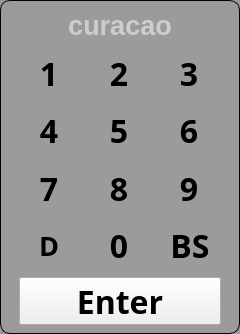
<?xml version="1.0" encoding="UTF-8"?>
<ui version="4.0">
 <class>Form</class>
 <widget class="QWidget" name="Form">
  <property name="geometry">
   <rect>
    <x>0</x>
    <y>0</y>
    <width>240</width>
    <height>334</height>
   </rect>
  </property>
  <property name="windowTitle">
   <string>Form</string>
  </property>
  <property name="styleSheet">
   <string notr="true">/*QWidget#Form {background-color: rgba(100,100,100,150);border: 1px solid black; border-radius:
 10px;}*/

QWidget#Form {background-color: rgba(155,155,155,255);border: 1px solid black; border-radius:
 10px;}

/*QWidget#Form {background-color: rgba(0,0,0,200);border: 1px solid black; border-radius: 10px;}*/</string>
  </property>
  <layout class="QVBoxLayout" name="verticalLayout">
   <property name="spacing">
    <number>6</number>
   </property>
   <property name="leftMargin">
    <number>19</number>
   </property>
   <property name="topMargin">
    <number>9</number>
   </property>
   <property name="rightMargin">
    <number>19</number>
   </property>
   <property name="bottomMargin">
    <number>9</number>
   </property>
   <item>
    <layout class="QHBoxLayout" name="horizontalLayout_7">
     <property name="topMargin">
      <number>0</number>
     </property>
     <item>
      <widget class="QLineEdit" name="lineEdit">
       <property name="font">
        <font>
         <family>Arial</family>
         <pointsize>20</pointsize>
         <weight>75</weight>
         <bold>true</bold>
        </font>
       </property>
       <property name="styleSheet">
        <string notr="true">background-color: rgba(155,155,155,255);color: white;</string>
       </property>
       <property name="frame">
        <bool>false</bool>
       </property>
       <property name="alignment">
        <set>Qt::AlignCenter</set>
       </property>
       <property name="readOnly">
        <bool>true</bool>
       </property>
       <property name="placeholderText">
        <string>curacao</string>
       </property>
      </widget>
     </item>
    </layout>
   </item>
   <item>
    <layout class="QHBoxLayout" name="horizontalLayout">
     <property name="spacing">
      <number>10</number>
     </property>
     <item>
      <widget class="QToolButton" name="btn1">
       <property name="minimumSize">
        <size>
         <width>60</width>
         <height>48</height>
        </size>
       </property>
       <property name="font">
        <font>
         <family>HK Grotesk</family>
         <pointsize>24</pointsize>
         <weight>75</weight>
         <bold>true</bold>
        </font>
       </property>
       <property name="focusPolicy">
        <enum>Qt::NoFocus</enum>
       </property>
       <property name="styleSheet">
        <string notr="true"/>
       </property>
       <property name="text">
        <string>1</string>
       </property>
       <property name="autoRaise">
        <bool>true</bool>
       </property>
      </widget>
     </item>
     <item>
      <widget class="QToolButton" name="btn2">
       <property name="minimumSize">
        <size>
         <width>60</width>
         <height>48</height>
        </size>
       </property>
       <property name="font">
        <font>
         <family>HK Grotesk</family>
         <pointsize>24</pointsize>
         <weight>75</weight>
         <bold>true</bold>
        </font>
       </property>
       <property name="text">
        <string>2</string>
       </property>
       <property name="autoRaise">
        <bool>true</bool>
       </property>
      </widget>
     </item>
     <item>
      <widget class="QToolButton" name="btn3">
       <property name="minimumSize">
        <size>
         <width>60</width>
         <height>48</height>
        </size>
       </property>
       <property name="font">
        <font>
         <family>HK Grotesk</family>
         <pointsize>24</pointsize>
         <weight>75</weight>
         <bold>true</bold>
        </font>
       </property>
       <property name="text">
        <string>3</string>
       </property>
       <property name="autoRaise">
        <bool>true</bool>
       </property>
      </widget>
     </item>
    </layout>
   </item>
   <item>
    <layout class="QHBoxLayout" name="horizontalLayout_2">
     <property name="spacing">
      <number>10</number>
     </property>
     <item>
      <widget class="QToolButton" name="btn4">
       <property name="minimumSize">
        <size>
         <width>60</width>
         <height>48</height>
        </size>
       </property>
       <property name="font">
        <font>
         <family>HK Grotesk</family>
         <pointsize>24</pointsize>
         <weight>75</weight>
         <bold>true</bold>
        </font>
       </property>
       <property name="text">
        <string>4</string>
       </property>
       <property name="autoRaise">
        <bool>true</bool>
       </property>
      </widget>
     </item>
     <item>
      <widget class="QToolButton" name="btn5">
       <property name="minimumSize">
        <size>
         <width>60</width>
         <height>48</height>
        </size>
       </property>
       <property name="font">
        <font>
         <family>HK Grotesk</family>
         <pointsize>24</pointsize>
         <weight>75</weight>
         <bold>true</bold>
        </font>
       </property>
       <property name="text">
        <string>5</string>
       </property>
       <property name="autoRaise">
        <bool>true</bool>
       </property>
      </widget>
     </item>
     <item>
      <widget class="QToolButton" name="btn6">
       <property name="minimumSize">
        <size>
         <width>60</width>
         <height>48</height>
        </size>
       </property>
       <property name="font">
        <font>
         <family>HK Grotesk</family>
         <pointsize>24</pointsize>
         <weight>75</weight>
         <bold>true</bold>
        </font>
       </property>
       <property name="text">
        <string>6</string>
       </property>
       <property name="autoRaise">
        <bool>true</bool>
       </property>
      </widget>
     </item>
    </layout>
   </item>
   <item>
    <layout class="QHBoxLayout" name="horizontalLayout_3">
     <property name="spacing">
      <number>10</number>
     </property>
     <item>
      <widget class="QToolButton" name="btn7">
       <property name="minimumSize">
        <size>
         <width>60</width>
         <height>48</height>
        </size>
       </property>
       <property name="font">
        <font>
         <family>HK Grotesk</family>
         <pointsize>24</pointsize>
         <weight>75</weight>
         <bold>true</bold>
        </font>
       </property>
       <property name="text">
        <string>7</string>
       </property>
       <property name="autoRaise">
        <bool>true</bool>
       </property>
      </widget>
     </item>
     <item>
      <widget class="QToolButton" name="btn8">
       <property name="minimumSize">
        <size>
         <width>60</width>
         <height>48</height>
        </size>
       </property>
       <property name="font">
        <font>
         <family>HK Grotesk</family>
         <pointsize>24</pointsize>
         <weight>75</weight>
         <bold>true</bold>
        </font>
       </property>
       <property name="text">
        <string>8</string>
       </property>
       <property name="autoRaise">
        <bool>true</bool>
       </property>
      </widget>
     </item>
     <item>
      <widget class="QToolButton" name="btn9">
       <property name="minimumSize">
        <size>
         <width>60</width>
         <height>48</height>
        </size>
       </property>
       <property name="font">
        <font>
         <family>HK Grotesk</family>
         <pointsize>24</pointsize>
         <weight>75</weight>
         <bold>true</bold>
        </font>
       </property>
       <property name="text">
        <string>9</string>
       </property>
       <property name="autoRaise">
        <bool>true</bool>
       </property>
      </widget>
     </item>
    </layout>
   </item>
   <item>
    <layout class="QHBoxLayout" name="horizontalLayout_4">
     <property name="spacing">
      <number>10</number>
     </property>
     <property name="topMargin">
      <number>0</number>
     </property>
     <item>
      <widget class="QToolButton" name="pushClear">
       <property name="minimumSize">
        <size>
         <width>60</width>
         <height>48</height>
        </size>
       </property>
       <property name="font">
        <font>
         <family>Arial Black</family>
         <pointsize>20</pointsize>
         <weight>75</weight>
         <bold>true</bold>
        </font>
       </property>
       <property name="styleSheet">
        <string notr="true">/*background-color: rgb(230, 221, 11);border: 1px solid black;border-radius: 10px;
color: rgb(230, 221, 117);*/</string>
       </property>
       <property name="text">
        <string>D</string>
       </property>
       <property name="icon">
        <iconset resource="hbqtwidgets.qrc">
         <normaloff>:/hbqt/resources/prv_leftall-4.png</normaloff>:/hbqt/resources/prv_leftall-4.png</iconset>
       </property>
       <property name="iconSize">
        <size>
         <width>48</width>
         <height>48</height>
        </size>
       </property>
       <property name="autoRaise">
        <bool>true</bool>
       </property>
      </widget>
     </item>
     <item>
      <widget class="QToolButton" name="btn0">
       <property name="minimumSize">
        <size>
         <width>60</width>
         <height>48</height>
        </size>
       </property>
       <property name="font">
        <font>
         <family>HK Grotesk</family>
         <pointsize>24</pointsize>
         <weight>75</weight>
         <bold>true</bold>
        </font>
       </property>
       <property name="text">
        <string>0</string>
       </property>
       <property name="autoRaise">
        <bool>true</bool>
       </property>
      </widget>
     </item>
     <item>
      <widget class="QToolButton" name="btnBS">
       <property name="minimumSize">
        <size>
         <width>60</width>
         <height>48</height>
        </size>
       </property>
       <property name="font">
        <font>
         <family>Arial Black</family>
         <pointsize>24</pointsize>
         <weight>75</weight>
         <bold>true</bold>
        </font>
       </property>
       <property name="styleSheet">
        <string notr="true">/*background-color: rgb(230, 221, 117);border: 1px solid black;border-top-left-radius: 20% 20%;border-bottom-left-radius: 20% 20%;*/
</string>
       </property>
       <property name="text">
        <string>BS</string>
       </property>
       <property name="icon">
        <iconset resource="hbqtwidgets.qrc">
         <normaloff>:/hbqt/resources/prv_left-4.png</normaloff>:/hbqt/resources/prv_left-4.png</iconset>
       </property>
       <property name="iconSize">
        <size>
         <width>48</width>
         <height>48</height>
        </size>
       </property>
       <property name="autoRaise">
        <bool>true</bool>
       </property>
      </widget>
     </item>
    </layout>
   </item>
   <item>
    <layout class="QHBoxLayout" name="horizontalLayout_5">
     <item>
      <widget class="QPushButton" name="btnENTER">
       <property name="minimumSize">
        <size>
         <width>0</width>
         <height>48</height>
        </size>
       </property>
       <property name="maximumSize">
        <size>
         <width>16777215</width>
         <height>48</height>
        </size>
       </property>
       <property name="font">
        <font>
         <family>HK Grotesk</family>
         <pointsize>24</pointsize>
         <weight>75</weight>
         <bold>true</bold>
        </font>
       </property>
       <property name="text">
        <string>Enter</string>
       </property>
      </widget>
     </item>
    </layout>
   </item>
  </layout>
 </widget>
 <resources>
  <include location="hbqtwidgets.qrc"/>
 </resources>
 <connections/>
</ui>
